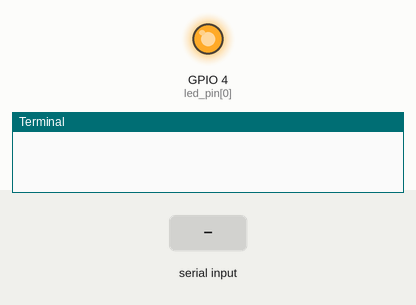
Recording of a program running on a simulated Raspberry Pi (BCM pin numbers). On the bench: output pins drawn as LEDs (lit = HIGH), the last lines printed to the terminal. The inputs (shaded band) are chosen by the test bench. Threads take turns every 2 ms.

Above: at 0.75 s.
1.3 s: "0" typed at the terminal, then Enter
At 2.7 s:
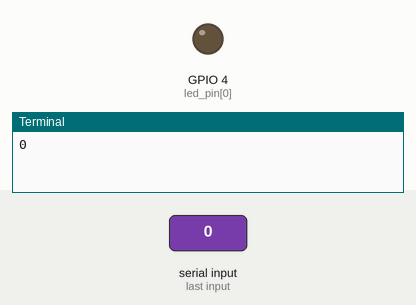
3.0 s: "5" typed at the terminal, then Enter
6.0 s: "t" typed at the terminal, then Enter
At 6.16 s:
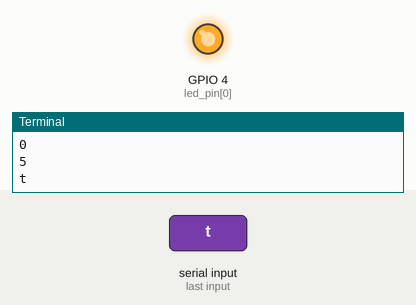
Timing chart, 0 to 9.0 s (numbered marks = the images above; inputs shaded):
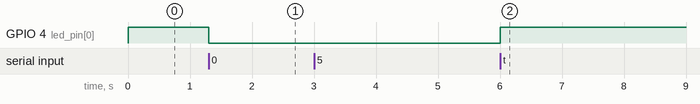

The program:

challenge112.py
```python
import queue
import threading
import time
import RPi.GPIO as GPIO


#핀설정
led_pin=[4,5,6]
sw_pin=[12,13,14,15]
motor_pin=[20,21,22,23]
buzzer_pin=18


#모드 설정
GPIO.setmode(GPIO.BCM)

GPIO.setup(led_pin[0],GPIO.OUT)
GPIO.output(led_pin[0],GPIO.HIGH)


HOW_MANY_MESSAGES = 10

mq = queue.Queue(HOW_MANY_MESSAGES)


flag_exit = False

def t1():
        value = ''


        while True:
                value = input()

                mq.put(value)

                time.sleep(0.1)

                if flag_exit:
                     break


thread = threading.Thread(target=t1)

thread.start()


def led_on(br):

    GPIO.output(led_pin[0],GPIO.HIGH)
    time.sleep(0.01*(br))
    GPIO.output(led_pin[0],GPIO.LOW)
    time.sleep(0.01*(1-br))


try:
    key_input=1
    br=1
    while True:

            if not mq.empty():
                key_input=mq.get()  # 1초 동안 기다립니다.

            if key_input == '0':
                br=0
            if key_input == '5':
                br=0.5
            if key_input == 't':
                br=1
            led_on(br)

except KeyboardInterrupt:
    pass


GPIO.cleanup()

flag_exit = True

thread.join()
```

Measured:
- after the input at 1.3 s, GPIO 4 (led_pin[0]): HIGH → LOW at once
- after the input at 6.0 s, GPIO 4 (led_pin[0]): LOW → HIGH at once
